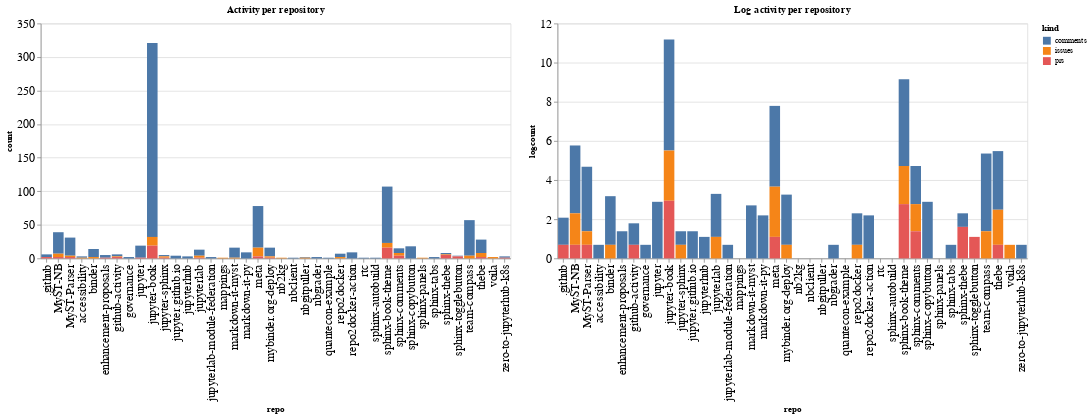

Notebook code cell kept with this figure:
### Code cell
ch1 = alt.Chart(repo_summaries, width=600, title="Activity per repository").mark_bar().encode(
    x='repo',
    y='count',
    color='kind',
    tooltip="kind"
)

ch2 = alt.Chart(repo_summaries, width=600, title="Log activity per repository").mark_bar().encode(
    x='repo',
    y='logcount',
    color='kind',
    tooltip="kind"
)

ch1 | ch2

### Figure 1 — Vega-Lite specification as saved in the notebook (floating-point values rounded to 4 significant figures)
{"config": {"axisLeft": {"labelFontSize": 15}, "axisBottom": {"labelFontSize": 15}}, "hconcat": [{"mark": "bar", "encoding": {"color": {"type": "nominal", "field": "kind"}, "tooltip": {"type": "nominal", "field": "kind"}, "x": {"type": "nominal", "field": "repo"}, "y": {"type": "quantitative", "field": "count"}}, "title": "Activity per repository", "width": 600}, {"mark": "bar", "encoding": {"color": {"type": "nominal", "field": "kind"}, "tooltip": {"type": "nominal", "field": "kind"}, "x": {"type": "nominal", "field": "repo"}, "y": {"type": "quantitative", "field": "logcount"}}, "title": "Log activity per repository", "width": 600}], "data": {"name": "data-2499ce1704066156f0f313a547e145f8"}, "$schema": "https://vega.github.io/schema/vega-lite/v4.8.1.json", "datasets": {"data-2499ce1704066156f0f313a547e145f8": [{"repo": ".github", "kind": "comments", "count": 4, "logcount": 1.386}, {"repo": ".github", "kind": "prs", "count": 2, "logcount": 0.6931}, {"repo": "MyST-NB", "kind": "comments", "count": 32, "logcount": 3.466}, {"repo": "MyST-NB", "kind": "issues", "count": 5, "logcount": 1.609}, {"repo": "MyST-NB", "kind": "prs", "count": 2, "logcount": 0.6931}, {"repo": "MyST-Parser", "kind": "comments", "count": 27, "logcount": 3.296}, {"repo": "MyST-Parser", "kind": "issues", "count": 2, "logcount": 0.6931}, {"repo": "MyST-Parser", "kind": "prs", "count": 2, "logcount": 0.6931}, {"repo": "accessibility", "kind": "comments", "count": 2, "logcount": 0.6931}, {"repo": "accessibility", "kind": "issues", "count": 1, "logcount": 0.0}, {"repo": "binder", "kind": "comments", "count": 12, "logcount": 2.485}, {"repo": "binder", "kind": "issues", "count": 2, "logcount": 0.6931}, {"repo": "enhancement-proposals", "kind": "comments", "count": 4, "logcount": 1.386}, {"repo": "enhancement-proposals", "kind": "prs", "count": 1, "logcount": 0.0}, {"repo": "github-activity", "kind": "comments", "count": 3, "logcount": 1.099}, {"repo": "github-activity", "kind": "issues", "count": 1, "logcount": 0.0}, {"repo": "github-activity", "kind": "prs", "count": 2, "logcount": 0.6931}, {"repo": "governance", "kind": "comments", "count": 2, "logcount": 0.6931}, {"repo": "jupyter", "kind": "comments", "count": 18, "logcount": 2.89}, {"repo": "jupyter", "kind": "prs", "count": 1, "logcount": 0.0}, {"repo": "jupyter-book", "kind": "comments", "count": 289, "logcount": 5.666}, {"repo": "jupyter-book", "kind": "issues", "count": 13, "logcount": 2.565}, {"repo": "jupyter-book", "kind": "prs", "count": 19, "logcount": 2.944}, {"repo": "jupyter-sphinx", "kind": "comments", "count": 2, "logcount": 0.6931}, {"repo": "jupyter-sphinx", "kind": "issues", "count": 2, "logcount": 0.6931}, {"repo": "jupyter-sphinx", "kind": "prs", "count": 1, "logcount": 0.0}, {"repo": "jupyter.github.io", "kind": "comments", "count": 4, "logcount": 1.386}, {"repo": "jupyterhub", "kind": "comments", "count": 3, "logcount": 1.099}, {"repo": "jupyterlab", "kind": "comments", "count": 9, "logcount": 2.197}, {"repo": "jupyterlab", "kind": "issues", "count": 3, "logcount": 1.099}, {"repo": "jupyterlab", "kind": "prs", "count": 1, "logcount": 0.0}, {"repo": "jupyterlab-module-federation", "kind": "comments", "count": 2, "logcount": 0.6931}, {"repo": "mappings", "kind": "issues", "count": 1, "logcount": 0.0}, {"repo": "markdown-it-myst", "kind": "comments", "count": 15, "logcount": 2.708}, {"repo": "markdown-it-myst", "kind": "issues", "count": 1, "logcount": 0.0}, {"repo": "markdown-it-py", "kind": "comments", "count": 9, "logcount": 2.197}, {"repo": "meta", "kind": "comments", "count": 62, "logcount": 4.127}, {"repo": "meta", "kind": "issues", "count": 13, "logcount": 2.565}, {"repo": "meta", "kind": "prs", "count": 3, "logcount": 1.099}, {"repo": "mybinder.org-deploy", "kind": "comments", "count": 13, "logcount": 2.565}, {"repo": "mybinder.org-deploy", "kind": "issues", "count": 2, "logcount": 0.6931}, {"repo": "mybinder.org-deploy", "kind": "prs", "count": 1, "logcount": 0.0}, {"repo": "nb2kg", "kind": "issues", "count": 1, "logcount": 0.0}, {"repo": "nbclient", "kind": "comments", "count": 1, "logcount": 0.0}, {"repo": "nbgitpuller", "kind": "comments", "count": 1, "logcount": 0.0}, {"repo": "nbgitpuller", "kind": "issues", "count": 1, "logcount": 0.0}, {"repo": "nbgrader", "kind": "comments", "count": 2, "logcount": 0.6931}, {"repo": "quantecon-example", "kind": "comments", "count": 1, "logcount": 0.0}, {"repo": "repo2docker", "kind": "comments", "count": 5, "logcount": 1.609}, {"repo": "repo2docker", "kind": "issues", "count": 2, "logcount": 0.6931}, {"repo": "repo2docker-action", "kind": "comments", "count": 9, "logcount": 2.197}, {"repo": "rtc", "kind": "comments", "count": 1, "logcount": 0.0}, {"repo": "sphinx-autobuild", "kind": "comments", "count": 1, "logcount": 0.0}, {"repo": "sphinx-book-theme", "kind": "comments", "count": 84, "logcount": 4.431}, {"repo": "sphinx-book-theme", "kind": "issues", "count": 7, "logcount": 1.946}, {"repo": "sphinx-book-theme", "kind": "prs", "count": 16, "logcount": 2.773}, {"repo": "sphinx-comments", "kind": "comments", "count": 7, "logcount": 1.946}, {"repo": "sphinx-comments", "kind": "issues", "count": 4, "logcount": 1.386}, {"repo": "sphinx-comments", "kind": "prs", "count": 4, "logcount": 1.386}, {"repo": "sphinx-copybutton", "kind": "comments", "count": 18, "logcount": 2.89}, {"repo": "sphinx-panels", "kind": "issues", "count": 1, "logcount": 0.0}, {"repo": "sphinx-tabs", "kind": "comments", "count": 2, "logcount": 0.6931}, {"repo": "sphinx-thebe", "kind": "comments", "count": 2, "logcount": 0.6931}, {"repo": "sphinx-thebe", "kind": "issues", "count": 1, "logcount": 0.0}, {"repo": "sphinx-thebe", "kind": "prs", "count": 5, "logcount": 1.609}, {"repo": "sphinx-togglebutton", "kind": "comments", "count": 1, "logcount": 0.0}, {"repo": "sphinx-togglebutton", "kind": "prs", "count": 3, "logcount": 1.099}, {"repo": "team-compass", "kind": "comments", "count": 53, "logcount": 3.97}, {"repo": "team-compass", "kind": "issues", "count": 4, "logcount": 1.386}, {"repo": "thebe", "kind": "comments", "count": 20, "logcount": 2.996}, {"repo": "thebe", "kind": "issues", "count": 6, "logcount": 1.792}, {"repo": "thebe", "kind": "prs", "count": 2, "logcount": 0.6931}, {"repo": "voila", "kind": "issues", "count": 2, "logcount": 0.6931}, {"repo": "zero-to-jupyterhub-k8s", "kind": "comments", "count": 2, "logcount": 0.6931}, {"repo": "zero-to-jupyterhub-k8s", "kind": "prs", "count": 1, "logcount": 0.0}]}}
